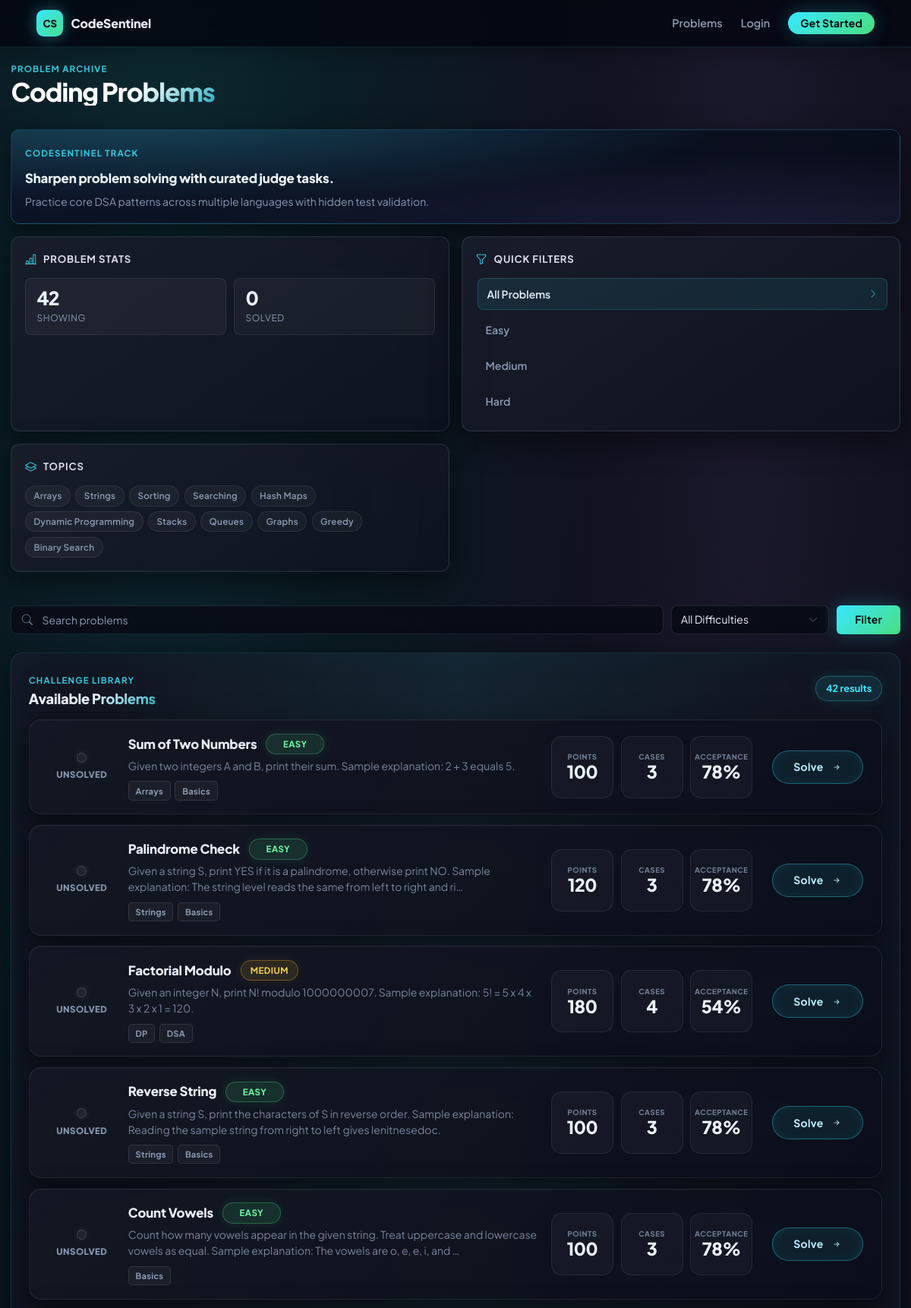
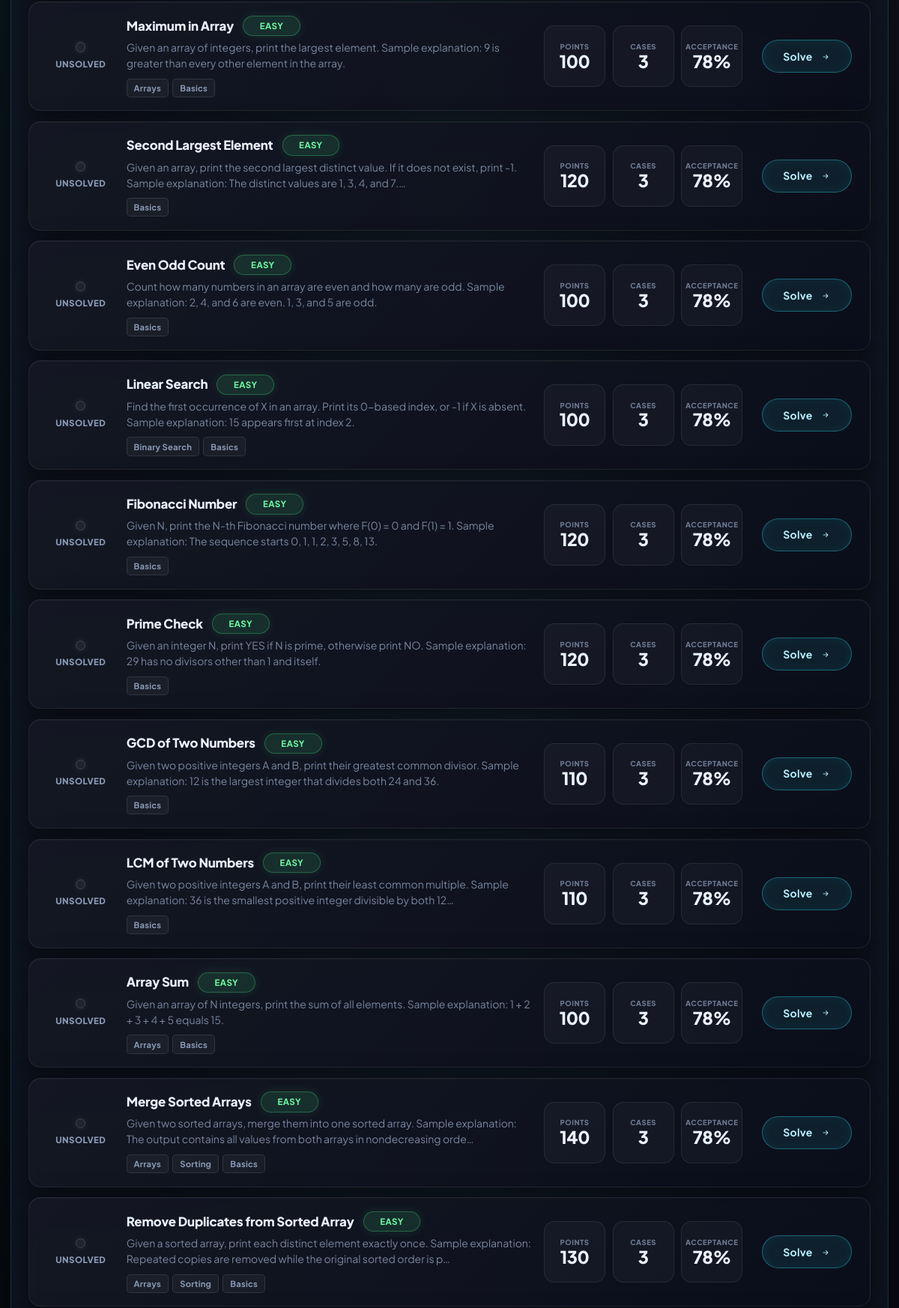
The app's page /problems/ (upper part) with its own data (2 pictures, top to bottom).
### problems/models.py (models this page shows, shortened)
class Problem(models.Model):
    DIFFICULTY_EASY = "easy"
    DIFFICULTY_MEDIUM = "medium"
    DIFFICULTY_HARD = "hard"
    DIFFICULTY_CHOICES = [
        (DIFFICULTY_EASY, "Easy"),
        (DIFFICULTY_MEDIUM, "Medium"),
        (DIFFICULTY_HARD, "Hard"),
    ]
    title = models.CharField(max_length=180, unique=True)
    slug = models.SlugField(max_length=220, unique=True, blank=True)
    statement = models.TextField()
    input_format = models.TextField(blank=True)
    output_format = models.TextField(blank=True)
    constraints = models.TextField(blank=True)
    sample_input = models.TextField(blank=True)
    sample_output = models.TextField(blank=True)
    difficulty = models.CharField(max_length=12, choices=DIFFICULTY_CHOICES, default=DIFFICULTY_EASY)
    time_limit = models.PositiveIntegerField(default=2, help_text="Time limit per testcase in seconds.")
    points = models.PositiveIntegerField(default=100)
    is_active = models.BooleanField(default=True)
    created_at = models.DateTimeField(auto_now_add=True)
    updated_at = models.DateTimeField(auto_now=True)
    class Meta:
        ordering = ["difficulty", "title"]
    def get_absolute_url(self):
        return reverse("problems:detail", kwargs={"slug": self.slug})

### problems/views.py (the view, shortened to what this page needs)
# urls.py: path("", views.problem_list, name="list"),
def problem_list(request):
    query = request.GET.get("q", "").strip()
    difficulty = request.GET.get("difficulty", "").strip().lower()
    problems = Problem.objects.filter(is_active=True).annotate(total_cases=Count("test_cases"))
    if query:
        problems = problems.filter(Q(title__icontains=query) | Q(statement__icontains=query))
    if difficulty in {choice[0] for choice in Problem.DIFFICULTY_CHOICES}:
        problems = problems.filter(difficulty=difficulty)
    solved_problem_ids = set()
    attempted_problem_ids = set()
    context = {
        "problems": problems,
        "query": query,
        "selected_difficulty": difficulty,
        "difficulty_choices": Problem.DIFFICULTY_CHOICES,
        "solved_problem_ids": solved_problem_ids,
        "attempted_problem_ids": attempted_problem_ids,
    }
    return render(request, "problems/list.html", context)

### templates/problems/list.html (shortened to what this page needs)
{% extends "base.html" %}
{% block body_class %}app-page{% endblock %}
{% block content %}
<section class="page-shell">
    <div class="content-top">
        <div>
            <span class="eyebrow">Problem archive</span>
            <h1>Coding Problems</h1>
        </div>
    </div>
    <div class="problems-workspace">
        <aside class="problems-sidebar">
            <div class="sidebar-panel platform-summary">
                <span class="eyebrow">CodeSentinel track</span>
                <h2>Sharpen problem solving with curated judge tasks.</h2>
                <p>Practice core DSA patterns across multiple languages with hidden test validation.</p>
            </div>
            <div class="sidebar-panel">
                <div class="sidebar-panel-title">
                    <i class="bi bi-bar-chart-line"></i>
                    <span>Problem Stats</span>
                </div>
                <div class="problem-stat-grid">
                    <div>
                        <strong>{{ problems|length }}</strong>
                        <span>Showing</span>
                    </div>
                    <div>
                        <strong>{{ solved_problem_ids|length }}</strong>
                        <span>Solved</span>
                    </div>
                </div>
            </div>
            <div class="sidebar-panel">
                <div class="sidebar-panel-title">
                    <i class="bi bi-funnel"></i>
                    <span>Quick Filters</span>
                </div>
                <div class="quick-filter-list">
                    <a href="{% url 'problems:list' %}" class="{% if not selected_difficulty %}active{% endif %}">All Problems</a>
                    {% for value, label in difficulty_choices %}
                        <a href="{% url 'problems:list' %}?difficulty={{ value }}" class="{% if selected_difficulty == value %}active{% endif %}">{{ label }}</a>
                    {% endfor %}
                </div>
            </div>
            <div class="sidebar-panel">
                <div class="sidebar-panel-title">
                    <i class="bi bi-layers"></i>
                    <span>Topics</span>
                </div>
                <div class="topic-cloud">
                    <span>Arrays</span>
                    <span>Strings</span>
                    <span>Sorting</span>
                    <span>Searching</span>
                    <span>Hash Maps</span>
                    <span>Dynamic Programming</span>
                    <span>Stacks</span>
                    <span>Queues</span>
                    <span>Graphs</span>
                    <span>Greedy</span>
                    <span>Binary Search</span>
                </div>
            </div>
        </aside>
        <section class="problems-main">
            <form class="filter-bar problem-filter" method="get">
                <div class="search-box">
                    <i class="bi bi-search"></i>
                    <input type="search" name="q" value="{{ query }}" placeholder="Search problems">
                </div>
                <select name="difficulty" class="form-select">
                    <option value="">All Difficulties</option>
                </select>
                <button class="btn btn-neon problem-filter-btn" type="submit">Filter</button>
            </form>
            <div class="data-panel mt-4 problem-list-panel">
                <div class="problem-list-header">
                    <div>
                        <span class="eyebrow">Challenge library</span>
                        <h2>Available Problems</h2>
                    </div>
                    <span class="problem-count-pill">{{ problems|length }} results</span>
                </div>
                <div class="problem-card-list">
                {% for problem in problems %}
                    <article class="problem-card {% if problem.id in solved_problem_ids %}is-solved{% elif problem.id in attempted_problem_ids %}is-attempted{% else %}is-unsolved{% endif %}">
                        <div class="problem-card-status">
                            {% if problem.id in solved_problem_ids %}
                                <span class="status-dot solved" title="Solved"></span>
                                <span>Solved</span>
                            {% elif problem.id in attempted_problem_ids %}
                                <span class="status-dot attempted" title="Attempted"></span>
                                <span>Attempted</span>
                            {% else %}
                                <span class="status-dot unsolved" title="Unsolved"></span>
                                <span>Unsolved</span>
                            {% endif %}
                        </div>
                        <div class="problem-card-body">
                            <div class="problem-card-topline">
                                <a class="problem-title" href="{{ problem.get_absolute_url }}">{{ problem.title }}</a>
                                <span class="difficulty-badge {{ problem.difficulty }}">{{ problem.get_difficulty_display }}</span>
                            </div>
                            <p class="problem-desc">{{ problem.statement|truncatechars:150 }}</p>
                            <div class="problem-tags">
                                {% if "Array" in problem.title or "Sum" in problem.title or "Kadane" in problem.title or "Rotate" in problem.title or "Colors" in problem.title or "Two Sum" in problem.title %}
                                    <span>Arrays</span>
                                {% endif %}
                                {% if "String" in problem.title or "Palindrome" in problem.title or "Substring" in problem.title or "Prefix" in problem.title or "Parentheses" in problem.title %}
                                    <span>Strings</span>
                                {% endif %}
                                {% if "Search" in problem.title or "Cows" in problem.title %}
                                    <span>Binary Search</span>
                                {% endif %}
                                {% if "Sort" in problem.title or "Merge" in problem.title %}
                                    <span>Sorting</span>
                                {% endif %}
                                {% if "Coin" in problem.title or "Knapsack" in problem.title or "Distance" in problem.title or "Subsequence" in problem.title or "Stairs" in problem.title or "Factorial" in problem.title %}
                                    <span>DP</span>
                                {% endif %}
                                {% if problem.difficulty == "easy" %}
                                    <span>Basics</span>
                                {% elif problem.difficulty == "medium" %}
                                    <span>DSA</span>
                                {% else %}
                                    <span>Advanced</span>
                                {% endif %}
                            </div>
                        </div>
                        <div class="problem-card-meta">
                            <div class="problem-mini-metric">
                                <span>Points</span>
                                <strong>{{ problem.points }}</strong>
                            </div>
                            <div class="problem-mini-metric">
                                <span>Cases</span>
                                <strong>{{ problem.total_cases }}</strong>
                            </div>
                            <div class="problem-mini-metric">
                                <span>Acceptance</span>
                                {% if problem.difficulty == "easy" %}
                                    <strong>78%</strong>
                                {% elif problem.difficulty == "medium" %}
                                    <strong>54%</strong>
                                {% else %}
                                    <strong>31%</strong>
                                {% endif %}
                            </div>
                        </div>
                        <div class="problem-card-action">
                            <a class="btn btn-sm btn-glass rounded-pill problem-solve-btn" href="{% url 'problems:solve' problem.slug %}">
                                Solve
                                <i class="bi bi-arrow-right-short ms-1"></i>
                            </a>
                        </div>
                    </article>
                {% empty %}
                    <div class="empty-row">No problems match your filters.</div>
                {% endfor %}
                </div>
            </div>
        </section>
    </div>
</section>
{% endblock %}

### records on screen
Problem: shows "UNSOLVED", title "Sum of Two Numbers", difficulty "EASY", statement "Given two integers A and B, print their sum. Sample explanation: 2 + 3 equals 5.", shows "Arrays", shows "Basics", points "100", total_cases "3", shows "78%"
Problem: shows "UNSOLVED", title "Palindrome Check", difficulty "EASY", statement "Given a string S, print YES if it is a palindrome, otherwise print NO. Sample explanation: The string level reads the same from left to right and ri…", shows "Strings", shows "Basics", points "120", total_cases "3", shows "78%"
Problem: shows "UNSOLVED", title "Factorial Modulo", difficulty "MEDIUM", statement "Given an integer N, print N! modulo 1000000007. Sample explanation: 5! = 5 x 4 x 3 x 2 x 1 = 120.", shows "DP", shows "DSA", points "180", total_cases "4", shows "54%"
Problem: shows "UNSOLVED", title "Reverse String", difficulty "EASY", statement "Given a string S, print the characters of S in reverse order. Sample explanation: Reading the sample string from right to left gives lenitnesedoc.", shows "Strings", shows "Basics", points "100", total_cases "3", shows "78%"
Problem: shows "UNSOLVED", title "Count Vowels", difficulty "EASY", statement "Count how many vowels appear in the given string. Treat uppercase and lowercase vowels as equal. Sample explanation: The vowels are o, e, e, i, and …", shows "Basics", points "100", total_cases "3", shows "78%"
Problem: shows "UNSOLVED", title "Maximum in Array", difficulty "EASY", statement "Given an array of integers, print the largest element. Sample explanation: 9 is greater than every other element in the array.", shows "Arrays", shows "Basics", points "100", total_cases "3", shows "78%"
Problem: shows "UNSOLVED", title "Second Largest Element", difficulty "EASY", statement "Given an array, print the second largest distinct value. If it does not exist, print -1. Sample explanation: The distinct values are 1, 3, 4, and 7.…", shows "Basics", points "120", total_cases "3", shows "78%"
Problem: shows "UNSOLVED", title "Even Odd Count", difficulty "EASY", statement "Count how many numbers in an array are even and how many are odd. Sample explanation: 2, 4, and 6 are even. 1, 3, and 5 are odd.", shows "Basics", points "100", total_cases "3", shows "78%"
Problem: shows "UNSOLVED", title "Linear Search", difficulty "EASY", statement "Find the first occurrence of X in an array. Print its 0-based index, or -1 if X is absent. Sample explanation: 15 appears first at index 2.", shows "Binary Search", shows "Basics", points "100", total_cases "3", shows "78%"
Problem: shows "UNSOLVED", title "Fibonacci Number", difficulty "EASY", statement "Given N, print the N-th Fibonacci number where F(0) = 0 and F(1) = 1. Sample explanation: The sequence starts 0, 1, 1, 2, 3, 5, 8, 13.", shows "Basics", points "120", total_cases "3", shows "78%"
Problem: shows "UNSOLVED", title "Prime Check", difficulty "EASY", statement "Given an integer N, print YES if N is prime, otherwise print NO. Sample explanation: 29 has no divisors other than 1 and itself.", shows "Basics", points "120", total_cases "3", shows "78%"
Problem: shows "UNSOLVED", title "GCD of Two Numbers", difficulty "EASY", statement "Given two positive integers A and B, print their greatest common divisor. Sample explanation: 12 is the largest integer that divides both 24 and 36.", shows "Basics", points "110", total_cases "3", shows "78%"
Problem: shows "UNSOLVED", title "LCM of Two Numbers", difficulty "EASY", statement "Given two positive integers A and B, print their least common multiple. Sample explanation: 36 is the smallest positive integer divisible by both 12…", shows "Basics", points "110", total_cases "3", shows "78%"
Problem: shows "UNSOLVED", title "Array Sum", difficulty "EASY", statement "Given an array of N integers, print the sum of all elements. Sample explanation: 1 + 2 + 3 + 4 + 5 equals 15.", shows "Arrays", shows "Basics", points "100", total_cases "3", shows "78%"
Problem: shows "UNSOLVED", title "Merge Sorted Arrays", difficulty "EASY", statement "Given two sorted arrays, merge them into one sorted array. Sample explanation: The output contains all values from both arrays in nondecreasing orde…", shows "Sorting", shows "Basics", points "140", total_cases "3", shows "78%"
Problem: shows "UNSOLVED", title "Remove Duplicates from Sorted Array", difficulty "EASY", statement "Given a sorted array, print each distinct element exactly once. Sample explanation: Repeated copies are removed while the original sorted order is p…", shows "Arrays", shows "Sorting", shows "Basics", points "130", total_cases "3", shows "78%"

### other values on screen
{{ problems|length }} "42"
{{ solved_problem_ids|length }} "0"
{{ label }} "Easy" "Medium" "Hard"
